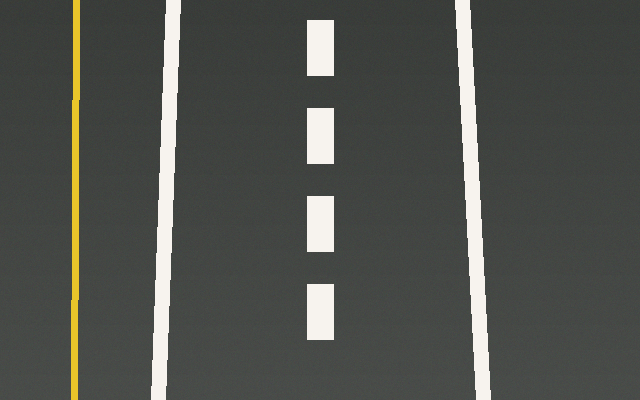
#> input picture exemplos_tp2/Filtragem_Espacial_Bordas_40_Exemplos_Independentes/dados/pista_bev.png, 640 x 400 px
$ python 09_gaussiano_pre_canny.py   (older library calls are emulated)
#> lines starting #> are read from the running program, lines starting #| are printed output that depends on the picture
"""
EXEMPLO 09 - Filtro gaussiano antes das bordas

O QUE ESTE CÓDIGO FAZ
Compara Canny com e sem suavização gaussiana da imagem.

COMO O CÓDIGO FUNCIONA
Aplica cv2.GaussianBlur e cv2.Canny com limiares iguais.

POR QUE É IMPORTANTE NA DIREÇÃO AUTÔNOMA
A suavização reduz falsas bordas, mas pode enfraquecer detalhes finos.

COMO EXPLICAR AOS ALUNOS
Este exemplo representa uma etapa pequena de um pipeline de percepção. Observe a
imagem inicial, os valores numéricos apresentados no terminal e as imagens geradas.
Compare alterações de parâmetros mantendo as demais condições constantes.

ATIVIDADE PRÁTICA
Teste sigma 0,8 e 2,5.

COMO EXECUTAR
python exemplos/09_gaussiano_pre_canny.py

SAÍDA
Uma ou mais figuras ou métricas serão salvas automaticamente em saidas/.
O programa pode ser executado diretamente: as funções estão neste próprio arquivo.
"""

import argparse
import csv
import json
import time
from pathlib import Path
import cv2
import numpy as np
import matplotlib
matplotlib.use("Agg")
import matplotlib.pyplot as plt

# Cada exemplo contém suas próprias funções; NÃO utiliza apoio.py.
# A pasta dados guarda apenas imagens de entrada. É permitido executar
# os exemplos em qualquer ordem, diretamente ou no Google Colab.
BASE = Path(__file__).resolve().parent.parent
DADOS = BASE / "dados"
RESULTADOS = BASE / "saidas" / Path(__file__).stem
RESULTADOS.mkdir(parents=True, exist_ok=True)


def ler(nome="pista_bev.png", cinza=False):
    """Abre uma imagem com verificação explícita de existência."""
#> called with nome = 'pista_bev.png', cinza = True
    p = DADOS / nome
    imagem = cv2.imread(str(p), cv2.IMREAD_GRAYSCALE if cinza else cv2.IMREAD_COLOR)
#> imagem: shape (400, 640); min 54, max 243, mean 80.1
    if imagem is None:
        raise FileNotFoundError(f"Imagem ausente: {p}. Execute o código com o ZIP extraído.")
    return imagem


def cinza(img):
    return cv2.cvtColor(img, cv2.COLOR_BGR2GRAY) if img.ndim == 3 else img


# [38 lines left out: functions sombra, molhado, selecionar_cena, normalize8, not called in this run]


def mostrar(paineis,titulos,nome="painel.png",colunas=3):
    """Salva painel, sem depender de janelas gráficas (compatível com Colab)."""
    n=len(paineis); linhas=(n+colunas-1)//colunas
    fig,ax=plt.subplots(linhas,colunas,figsize=(5*colunas,3.45*linhas),squeeze=False)
    for i, (im,t) in enumerate(zip(paineis,titulos)):
        a=ax.flat[i]
        if im.ndim==2: a.imshow(im,cmap="gray",vmin=0,vmax=255)
        else: a.imshow(cv2.cvtColor(im,cv2.COLOR_BGR2RGB))
        a.set_title(t,fontsize=11);a.axis("off")
    for a in ax.flat[n:]:a.axis("off")
    fig.tight_layout()
    p=RESULTADOS/nome
    fig.savefig(p,dpi=120,bbox_inches="tight");plt.close(fig)
    print("Figura gerada:",p)
    return p


# [60 lines left out: functions operadores, avaliacao, banco_direcional, tabela, not called in this run]


# ---------------- EXPERIMENTO DESTE EXEMPLO ----------------
g=ler(cinza=True);b=cv2.GaussianBlur(g,(5,5),1.2);mostrar([g,cv2.Canny(g,60,140),cv2.Canny(b,60,140)],["Entrada","Canny sem blur","Canny com Gauss"],colunas=3)
#> after `b = cv2.GaussianBlur(g, (5, 5), 1.2)`:
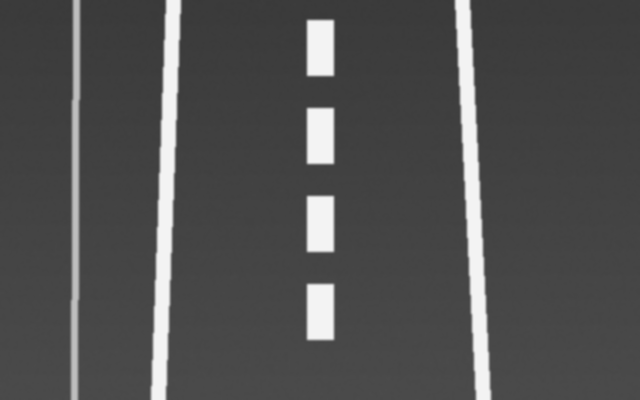
#> b: shape (400, 640); min 57, max 243, mean 80.1
#> in mostrar, `fig.savefig(p, dpi=120, bbox_inches='tight')`:
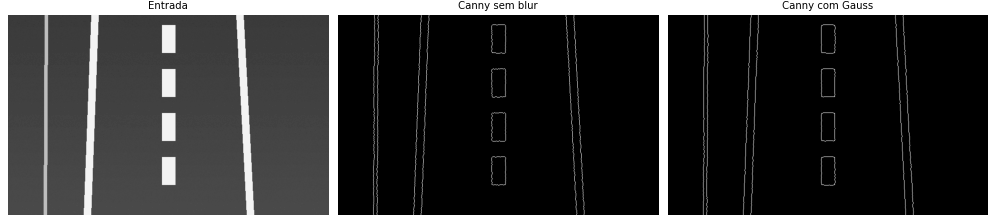
#> figure drawn by matplotlib, 3 panels

$ run again, with exemplos_tp2/Filtragem_Espacial_Bordas_40_Exemplos_Independentes/dados/pista_perspectiva.png copied over exemplos_tp2/Filtragem_Espacial_Bordas_40_Exemplos_Independentes/dados/pista_bev.png
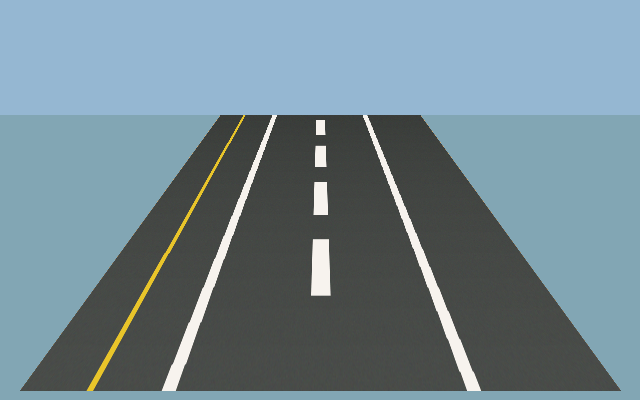
#> input picture exemplos_tp2/Filtragem_Espacial_Bordas_40_Exemplos_Independentes/dados/pista_perspectiva.png, 640 x 400 px
#> in ler, `imagem = cv2.imread(str(p), cv2.IMREAD_GRAYSCALE if cinza else cv2.IMR..`:
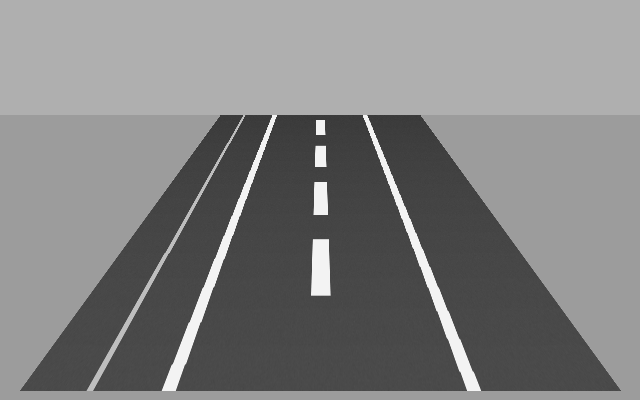
#> imagem: shape (400, 640); min 56, max 243, mean 129.7
#> in mostrar, `fig.savefig(p, dpi=120, bbox_inches='tight')`:
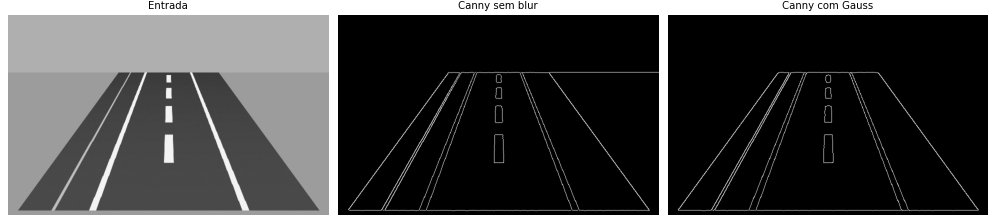
#> figure drawn by matplotlib, 3 panels
